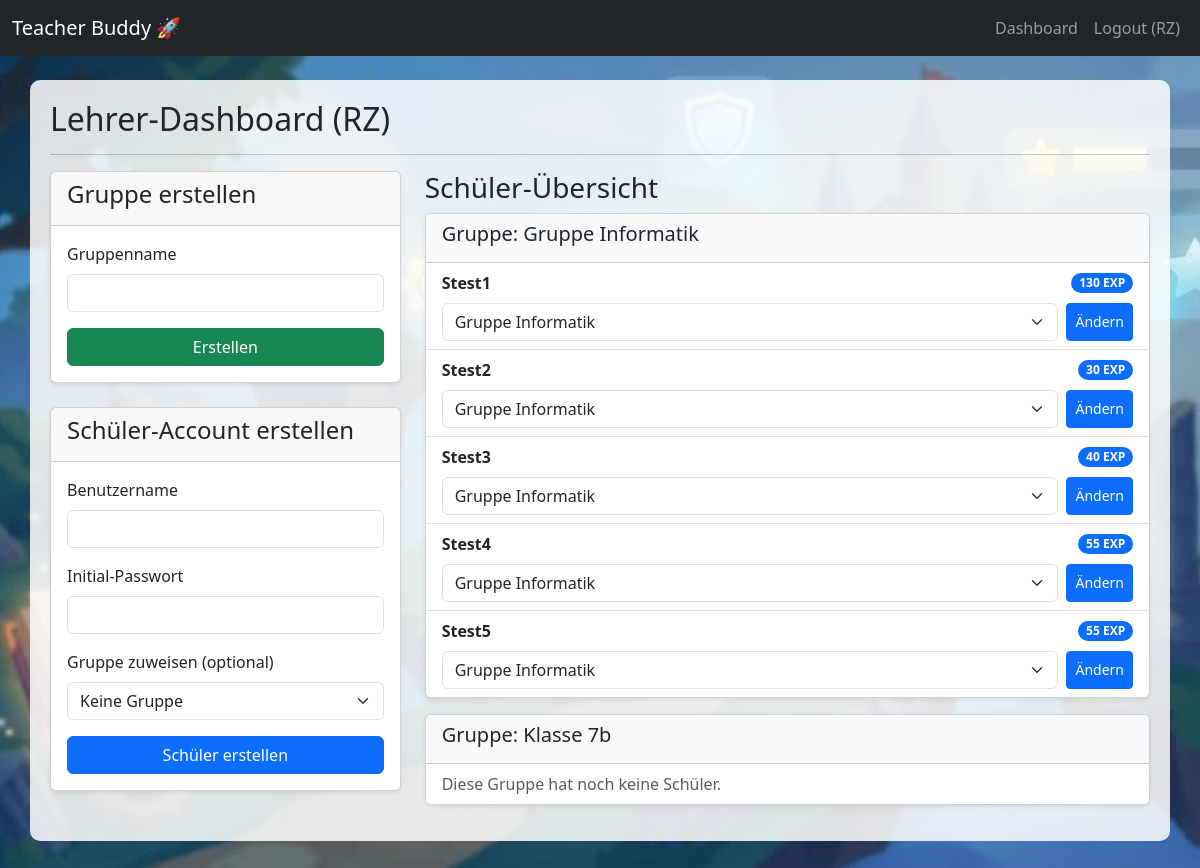
The page /dashboard (signed in) on the database its author committed.
### app.py (models this page shows, shortened)
class User(UserMixin, db.Model):
    id = db.Column(db.Integer, primary_key=True)
    username = db.Column(db.String(80), unique=True, nullable=False)
    password_hash = db.Column(db.String(120), nullable=False)
    role = db.Column(db.String(20), nullable=False, default='student')
    exp = db.Column(db.Integer, default=0)
    nemesis_id = db.Column(db.Integer, db.ForeignKey('user.id'), nullable=True)
    nemesis = db.relationship(
        'User',
        foreign_keys=[nemesis_id],
        remote_side=[id]
    )
    group_id = db.Column(db.Integer, db.ForeignKey('group.id'), nullable=True)
    teacher_id = db.Column(db.Integer, db.ForeignKey('user.id'), nullable=True)
    groups = db.relationship('Group', backref='teacher', lazy=True, foreign_keys='Group.teacher_id')

class Group(db.Model):
    id = db.Column(db.Integer, primary_key=True)
    name = db.Column(db.String(100), nullable=False)
    teacher_id = db.Column(db.Integer, db.ForeignKey('user.id'), nullable=False)
    students = db.relationship('User', backref='group', lazy=True, foreign_keys='User.group_id')

### app.py (the view, shortened to what this page needs)
@app.route('/dashboard')
@login_required
def dashboard():
    if current_user.role == 'teacher':
        groups = Group.query.filter_by(teacher_id=current_user.id).all()
        students_no_group = User.query.filter_by(teacher_id=current_user.id, group_id=None, role='student').all()
        return render_template('dashboard_teacher.html', groups=groups, students_no_group=students_no_group)

### app.py (called while the page is built)
@login_manager.user_loader
def load_user(user_id):
    return User.query.get(int(user_id))

### templates/dashboard_teacher.html (shortened to what this page needs)
{% extends "layout.html" %}
{% block content %}
<h2>Lehrer-Dashboard ({{ current_user.username }})</h2>
<hr>
<div class="row">
    <div class="col-md-4">
        <div class="card shadow-sm mb-4">
            <div class="card-header">
                <h4>Gruppe erstellen</h4>
            </div>
            <div class="card-body">
                <form action="{{ url_for('create_group') }}" method="POST">
                    <div class="mb-3">
                        <label for="group_name" class="form-label">Gruppenname</label>
                        <input type="text" class="form-control" id="group_name" name="group_name" required>
                    </div>
                    <button type="submit" class="btn btn-success w-100">Erstellen</button>
                </form>
            </div>
        </div>
        <div class="card shadow-sm">
            <div class="card-header">
                <h4>Schüler-Account erstellen</h4>
            </div>
            <div class="card-body">
                <form action="{{ url_for('create_student') }}" method="POST">
                    <div class="mb-3">
                        <label for="username" class="form-label">Benutzername</label>
                        <input type="text" class="form-control" id="username" name="username" required>
                    </div>
                    <div class="mb-3">
                        <label for="password" class="form-label">Initial-Passwort</label>
                        <input type="password" class="form-control" id="password" name="password" required>
                    </div>
                    <div class="mb-3">
                        <label for="group_id" class="form-label">Gruppe zuweisen (optional)</label>
                        <select class="form-select" id="group_id" name="group_id">
                            <option value="">Keine Gruppe</option>
                        </select>
                    </div>
                    <button type="submit" class="btn btn-primary w-100">Schüler erstellen</button>
                </form>
            </div>
        </div>
    </div>
    <div class="col-md-8">
        <h3>Schüler-Übersicht</h3>
        {% for group in groups %}
        <div class="card shadow-sm mb-3">
            <div class="card-header bg-light">
                <h5>Gruppe: {{ group.name }}</h5>
            </div>
            <ul class="list-group list-group-flush">
                {% if not group.students %}
                    <li class="list-group-item text-muted">Diese Gruppe hat noch keine Schüler.</li>
                {% endif %}
                {% for student in group.students %}
                <li class="list-group-item">
                    <div class="d-flex justify-content-between align-items-center">
                        <strong>{{ student.username }}</strong>
                        <span class="badge bg-primary rounded-pill">{{ student.exp }} EXP</span>
                    </div>
                    <form method="POST" action="{{ url_for('change_student_group') }}" class="d-flex mt-2">
                        <select name="new_group_id" class="form-select me-2">
                            {% for g in groups %}
                                <option value="{{ g.id }}"
                                    {% if student.group_id == g.id %} selected {% endif %}>
                                    {{ g.name }}
                                </option>
                            {% endfor %}
                        </select>
                        <button type="submit" class="btn btn-primary btn-sm">Ändern</button>
                    </form>
                </li>
                {% endfor %}
            </ul>
        </div>
        {% endfor %}
    </div>
</div>
{% endblock %}

### templates/layout.html (shortened to what this page needs)
<!DOCTYPE html>
<html lang="de">
<head>
    <link rel="stylesheet" href="https://cdn.jsdelivr.net/npm/bootstrap@5.3.2/dist/css/bootstrap.min.css">
</head>
<body>
    <nav class="navbar navbar-expand-lg navbar-dark bg-dark mb-4">
        <div class="container-fluid">
            <a class="navbar-brand" href="{{ url_for('index') }}">Teacher Buddy 🚀</a>
            <div class="collapse navbar-collapse" id="navbarNav">
                <ul class="navbar-nav ms-auto">
                    {% if current_user.is_authenticated %}
                        <li class="nav-item">
                            <a class="nav-link" href="{{ url_for('dashboard') }}">Dashboard</a>
                        </li>
                        <li class="nav-item">
                            <a class="nav-link" href="{{ url_for('logout') }}">Logout ({{ current_user.username }})</a>
                        </li>
                    {% endif %}
                </ul>
            </div>
        </div>
    </nav>
    <main class="container">
        {% block content %}{% endblock %}
    </main>
</body>
</html>

### rows shown on the page
User: username "RZ"
Group: name "Gruppe Informatik"
User: username "Stest1", exp "130", new_group_id "Gruppe Informatik"
User: username "Stest2", exp "30", new_group_id "Gruppe Informatik"
User: username "Stest3", exp "40", new_group_id "Gruppe Informatik"
User: username "Stest4", exp "55", new_group_id "Gruppe Informatik"
User: username "Stest5", exp "55", new_group_id "Gruppe Informatik"
Group: name "Klasse 7b", shows "Diese Gruppe hat noch keine Schüler."
